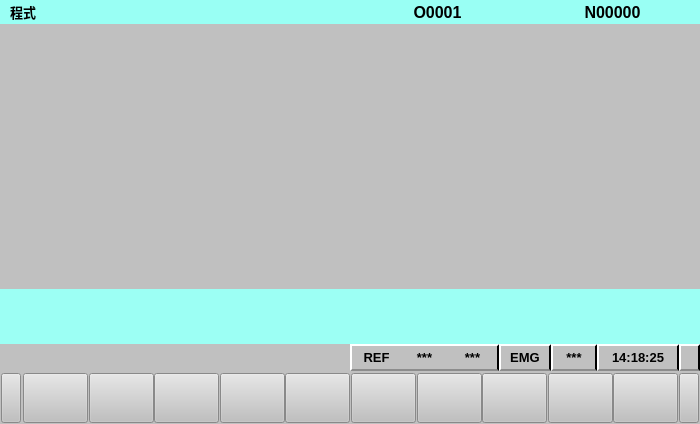
<?xml version="1.0" encoding="UTF-8"?>
<ui version="4.0">
 <class>Form</class>
 <widget class="QWidget" name="Form">
  <property name="geometry">
   <rect>
    <x>0</x>
    <y>0</y>
    <width>700</width>
    <height>424</height>
   </rect>
  </property>
  <property name="minimumSize">
   <size>
    <width>700</width>
    <height>424</height>
   </size>
  </property>
  <property name="maximumSize">
   <size>
    <width>700</width>
    <height>424</height>
   </size>
  </property>
  <property name="windowTitle">
   <string>Form</string>
  </property>
  <property name="styleSheet">
   <string notr="true">background-color: rgb(192, 192, 192);</string>
  </property>
  <layout class="QVBoxLayout" name="verticalLayout" stretch="5,71,10">
   <property name="spacing">
    <number>1</number>
   </property>
   <property name="leftMargin">
    <number>0</number>
   </property>
   <property name="topMargin">
    <number>0</number>
   </property>
   <property name="rightMargin">
    <number>0</number>
   </property>
   <property name="bottomMargin">
    <number>0</number>
   </property>
   <item>
    <widget class="QWidget" name="widget" native="true">
     <property name="styleSheet">
      <string notr="true">background-color: rgb(96, 224, 224);</string>
     </property>
     <layout class="QHBoxLayout" name="horizontalLayout" stretch="1,1,1,1">
      <property name="spacing">
       <number>0</number>
      </property>
      <property name="leftMargin">
       <number>0</number>
      </property>
      <property name="topMargin">
       <number>0</number>
      </property>
      <property name="rightMargin">
       <number>0</number>
      </property>
      <property name="bottomMargin">
       <number>0</number>
      </property>
      <item>
       <widget class="QLabel" name="label">
        <property name="font">
         <font>
          <pointsize>10</pointsize>
          <weight>75</weight>
          <bold>true</bold>
         </font>
        </property>
        <property name="styleSheet">
         <string notr="true">background-color: rgb(153, 255, 244);</string>
        </property>
        <property name="text">
         <string>程式</string>
        </property>
        <property name="indent">
         <number>10</number>
        </property>
       </widget>
      </item>
      <item>
       <widget class="QLabel" name="label_2">
        <property name="styleSheet">
         <string notr="true">background-color: rgb(153, 255, 244);</string>
        </property>
        <property name="text">
         <string/>
        </property>
       </widget>
      </item>
      <item>
       <widget class="QLabel" name="label_3">
        <property name="font">
         <font>
          <pointsize>12</pointsize>
          <weight>75</weight>
          <bold>true</bold>
         </font>
        </property>
        <property name="styleSheet">
         <string notr="true">background-color: rgb(153, 255, 244);</string>
        </property>
        <property name="text">
         <string>O0001</string>
        </property>
        <property name="alignment">
         <set>Qt::AlignCenter</set>
        </property>
       </widget>
      </item>
      <item>
       <widget class="QLabel" name="label_4">
        <property name="font">
         <font>
          <pointsize>12</pointsize>
          <weight>75</weight>
          <bold>true</bold>
         </font>
        </property>
        <property name="styleSheet">
         <string notr="true">background-color: rgb(153, 255, 244);</string>
        </property>
        <property name="text">
         <string>N00000</string>
        </property>
        <property name="alignment">
         <set>Qt::AlignCenter</set>
        </property>
       </widget>
      </item>
     </layout>
    </widget>
   </item>
   <item>
    <widget class="QWidget" name="widget_2" native="true">
     <property name="styleSheet">
      <string notr="true"/>
     </property>
     <layout class="QVBoxLayout" name="verticalLayout_2" stretch="48,10,5">
      <property name="spacing">
       <number>0</number>
      </property>
      <property name="leftMargin">
       <number>0</number>
      </property>
      <property name="topMargin">
       <number>0</number>
      </property>
      <property name="rightMargin">
       <number>0</number>
      </property>
      <property name="bottomMargin">
       <number>0</number>
      </property>
      <item>
       <widget class="QWidget" name="widget_4" native="true">
        <property name="styleSheet">
         <string notr="true"/>
        </property>
       </widget>
      </item>
      <item>
       <widget class="QWidget" name="widget_5" native="true">
        <property name="styleSheet">
         <string notr="true">background-color: rgb(156, 255, 244);</string>
        </property>
       </widget>
      </item>
      <item>
       <widget class="QWidget" name="widget_6" native="true">
        <property name="styleSheet">
         <string notr="true"/>
        </property>
        <layout class="QHBoxLayout" name="horizontalLayout_3" stretch="1,1">
         <property name="spacing">
          <number>0</number>
         </property>
         <property name="leftMargin">
          <number>0</number>
         </property>
         <property name="topMargin">
          <number>0</number>
         </property>
         <property name="rightMargin">
          <number>0</number>
         </property>
         <property name="bottomMargin">
          <number>0</number>
         </property>
         <item>
          <widget class="QWidget" name="widget_7" native="true">
           <property name="styleSheet">
            <string notr="true"/>
           </property>
          </widget>
         </item>
         <item>
          <widget class="QWidget" name="widget_8" native="true">
           <property name="styleSheet">
            <string notr="true"/>
           </property>
           <layout class="QHBoxLayout" name="horizontalLayout_4" stretch="10,9,10,10,9,16,4">
            <property name="spacing">
             <number>0</number>
            </property>
            <property name="leftMargin">
             <number>0</number>
            </property>
            <property name="topMargin">
             <number>0</number>
            </property>
            <property name="rightMargin">
             <number>0</number>
            </property>
            <property name="bottomMargin">
             <number>0</number>
            </property>
            <item>
             <widget class="QLabel" name="Lab_Mode">
              <property name="font">
               <font>
                <pointsize>10</pointsize>
                <weight>75</weight>
                <bold>true</bold>
               </font>
              </property>
              <property name="styleSheet">
               <string notr="true">border-left: 2px solid white;
border-top: 2px solid white;
border-bottom: 2px solid rgb(140,140,140);</string>
              </property>
              <property name="text">
               <string>REF</string>
              </property>
              <property name="alignment">
               <set>Qt::AlignCenter</set>
              </property>
             </widget>
            </item>
            <item>
             <widget class="QLabel" name="label_6">
              <property name="font">
               <font>
                <pointsize>10</pointsize>
                <weight>75</weight>
                <bold>true</bold>
               </font>
              </property>
              <property name="styleSheet">
               <string notr="true">border-top: 2px solid white;
border-bottom: 2px solid rgb(140,140,140);</string>
              </property>
              <property name="text">
               <string>***</string>
              </property>
              <property name="alignment">
               <set>Qt::AlignCenter</set>
              </property>
             </widget>
            </item>
            <item>
             <widget class="QLabel" name="label_7">
              <property name="font">
               <font>
                <pointsize>10</pointsize>
                <weight>75</weight>
                <bold>true</bold>
               </font>
              </property>
              <property name="styleSheet">
               <string notr="true">border-top: 2px solid white;
border-right: 2px solid black;
border-bottom: 2px solid rgb(140,140,140);</string>
              </property>
              <property name="text">
               <string>***</string>
              </property>
              <property name="alignment">
               <set>Qt::AlignCenter</set>
              </property>
             </widget>
            </item>
            <item>
             <widget class="QLabel" name="Lab_EMG">
              <property name="font">
               <font>
                <pointsize>10</pointsize>
                <weight>75</weight>
                <bold>true</bold>
               </font>
              </property>
              <property name="styleSheet">
               <string notr="true">border-top: 2px solid white;
border-left: 2px solid white;
border-right: 2px solid black;
border-bottom: 2px solid rgb(140,140,140);</string>
              </property>
              <property name="text">
               <string>EMG</string>
              </property>
              <property name="alignment">
               <set>Qt::AlignCenter</set>
              </property>
             </widget>
            </item>
            <item>
             <widget class="QLabel" name="Lab_ALM">
              <property name="font">
               <font>
                <pointsize>10</pointsize>
                <weight>75</weight>
                <bold>true</bold>
               </font>
              </property>
              <property name="styleSheet">
               <string notr="true">border-left: 2px solid white;
border-top: 2px solid white;
border-right: 2px solid black;
border-bottom: 2px solid rgb(140,140,140);</string>
              </property>
              <property name="text">
               <string>***</string>
              </property>
              <property name="alignment">
               <set>Qt::AlignCenter</set>
              </property>
             </widget>
            </item>
            <item>
             <widget class="QLabel" name="Lab_Date">
              <property name="font">
               <font>
                <pointsize>10</pointsize>
                <weight>75</weight>
                <bold>true</bold>
               </font>
              </property>
              <property name="styleSheet">
               <string notr="true">border-left: 2px solid white;
border-top: 2px solid white;
border-right: 2px solid black;
border-bottom: 2px solid rgb(140,140,140);</string>
              </property>
              <property name="text">
               <string>14:18:25</string>
              </property>
              <property name="alignment">
               <set>Qt::AlignCenter</set>
              </property>
             </widget>
            </item>
            <item>
             <widget class="QLabel" name="label_11">
              <property name="font">
               <font>
                <pointsize>10</pointsize>
                <weight>75</weight>
                <bold>true</bold>
               </font>
              </property>
              <property name="styleSheet">
               <string notr="true">border-left: 2px solid white;
border-top: 2px solid white;
border-right: 2px solid black;
border-bottom: 2px solid rgb(140,140,140);</string>
              </property>
              <property name="text">
               <string/>
              </property>
              <property name="alignment">
               <set>Qt::AlignCenter</set>
              </property>
             </widget>
            </item>
           </layout>
          </widget>
         </item>
        </layout>
       </widget>
      </item>
     </layout>
    </widget>
   </item>
   <item>
    <widget class="QWidget" name="widget_3" native="true">
     <property name="styleSheet">
      <string notr="true"/>
     </property>
     <layout class="QHBoxLayout" name="horizontalLayout_2">
      <property name="spacing">
       <number>2</number>
      </property>
      <property name="leftMargin">
       <number>1</number>
      </property>
      <property name="topMargin">
       <number>1</number>
      </property>
      <property name="rightMargin">
       <number>1</number>
      </property>
      <property name="bottomMargin">
       <number>1</number>
      </property>
      <item>
       <widget class="QPushButton" name="pushButton">
        <property name="minimumSize">
         <size>
          <width>20</width>
          <height>50</height>
         </size>
        </property>
        <property name="maximumSize">
         <size>
          <width>20</width>
          <height>50</height>
         </size>
        </property>
        <property name="styleSheet">
         <string notr="true"/>
        </property>
        <property name="text">
         <string/>
        </property>
       </widget>
      </item>
      <item>
       <widget class="QPushButton" name="pushButton_2">
        <property name="minimumSize">
         <size>
          <width>65</width>
          <height>50</height>
         </size>
        </property>
        <property name="maximumSize">
         <size>
          <width>65</width>
          <height>50</height>
         </size>
        </property>
        <property name="styleSheet">
         <string notr="true"/>
        </property>
        <property name="text">
         <string/>
        </property>
       </widget>
      </item>
      <item>
       <widget class="QPushButton" name="pushButton_3">
        <property name="minimumSize">
         <size>
          <width>65</width>
          <height>50</height>
         </size>
        </property>
        <property name="maximumSize">
         <size>
          <width>65</width>
          <height>50</height>
         </size>
        </property>
        <property name="styleSheet">
         <string notr="true"/>
        </property>
        <property name="text">
         <string/>
        </property>
       </widget>
      </item>
      <item>
       <widget class="QPushButton" name="pushButton_4">
        <property name="minimumSize">
         <size>
          <width>65</width>
          <height>50</height>
         </size>
        </property>
        <property name="maximumSize">
         <size>
          <width>65</width>
          <height>50</height>
         </size>
        </property>
        <property name="styleSheet">
         <string notr="true"/>
        </property>
        <property name="text">
         <string/>
        </property>
       </widget>
      </item>
      <item>
       <widget class="QPushButton" name="pushButton_5">
        <property name="minimumSize">
         <size>
          <width>65</width>
          <height>50</height>
         </size>
        </property>
        <property name="maximumSize">
         <size>
          <width>65</width>
          <height>50</height>
         </size>
        </property>
        <property name="styleSheet">
         <string notr="true"/>
        </property>
        <property name="text">
         <string/>
        </property>
       </widget>
      </item>
      <item>
       <widget class="QPushButton" name="pushButton_6">
        <property name="minimumSize">
         <size>
          <width>65</width>
          <height>50</height>
         </size>
        </property>
        <property name="maximumSize">
         <size>
          <width>65</width>
          <height>50</height>
         </size>
        </property>
        <property name="styleSheet">
         <string notr="true"/>
        </property>
        <property name="text">
         <string/>
        </property>
       </widget>
      </item>
      <item>
       <widget class="QPushButton" name="pushButton_7">
        <property name="minimumSize">
         <size>
          <width>65</width>
          <height>50</height>
         </size>
        </property>
        <property name="maximumSize">
         <size>
          <width>65</width>
          <height>50</height>
         </size>
        </property>
        <property name="styleSheet">
         <string notr="true"/>
        </property>
        <property name="text">
         <string/>
        </property>
       </widget>
      </item>
      <item>
       <widget class="QPushButton" name="pushButton_8">
        <property name="minimumSize">
         <size>
          <width>65</width>
          <height>50</height>
         </size>
        </property>
        <property name="maximumSize">
         <size>
          <width>65</width>
          <height>50</height>
         </size>
        </property>
        <property name="styleSheet">
         <string notr="true"/>
        </property>
        <property name="text">
         <string/>
        </property>
       </widget>
      </item>
      <item>
       <widget class="QPushButton" name="pushButton_9">
        <property name="minimumSize">
         <size>
          <width>65</width>
          <height>50</height>
         </size>
        </property>
        <property name="maximumSize">
         <size>
          <width>65</width>
          <height>50</height>
         </size>
        </property>
        <property name="styleSheet">
         <string notr="true"/>
        </property>
        <property name="text">
         <string/>
        </property>
       </widget>
      </item>
      <item>
       <widget class="QPushButton" name="pushButton_10">
        <property name="minimumSize">
         <size>
          <width>65</width>
          <height>50</height>
         </size>
        </property>
        <property name="maximumSize">
         <size>
          <width>65</width>
          <height>50</height>
         </size>
        </property>
        <property name="styleSheet">
         <string notr="true"/>
        </property>
        <property name="text">
         <string/>
        </property>
       </widget>
      </item>
      <item>
       <widget class="QPushButton" name="pushButton_11">
        <property name="minimumSize">
         <size>
          <width>65</width>
          <height>50</height>
         </size>
        </property>
        <property name="maximumSize">
         <size>
          <width>65</width>
          <height>50</height>
         </size>
        </property>
        <property name="styleSheet">
         <string notr="true"/>
        </property>
        <property name="text">
         <string/>
        </property>
       </widget>
      </item>
      <item>
       <widget class="QPushButton" name="pushButton_12">
        <property name="minimumSize">
         <size>
          <width>20</width>
          <height>50</height>
         </size>
        </property>
        <property name="maximumSize">
         <size>
          <width>20</width>
          <height>50</height>
         </size>
        </property>
        <property name="styleSheet">
         <string notr="true"/>
        </property>
        <property name="text">
         <string/>
        </property>
       </widget>
      </item>
     </layout>
    </widget>
   </item>
  </layout>
 </widget>
 <resources/>
 <connections/>
</ui>
